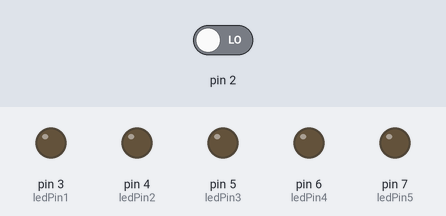
A sketch run on a simulated Arduino Uno, built with avr-gcc and run on an emulated ATmega328P. Shown: output pins drawn as LEDs (lit = HIGH). Dashed ring = blinking. The inputs (shaded band) are chosen by the test bench; at power-on: pin 2 LOW. What the sketch prints to the serial monitor is not drawn.

Above: at 1.2 s.
1.3 s: pin 2 driven HIGH
At 2.2 s:
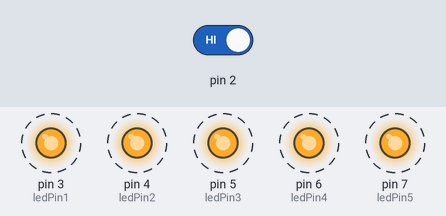
4.3 s: pin 2 driven LOW
At 4.7 s:
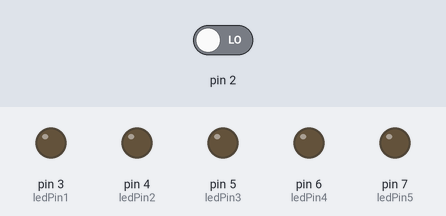
Timing chart, 0 to 7.3 s (numbered marks = the images above; inputs shaded):
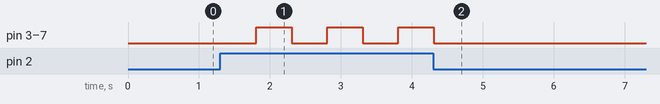

Measured:
- after the input at 1.3 s, pin 3 (ledPin1), pin 4 (ledPin2), pin 5 (ledPin3), pin 6 (ledPin4), pin 7 (ledPin5): alternates HIGH for 0.50 s and LOW for 0.50 s, starting after 0.51 s
- after the input at 4.3 s, pin 3 (ledPin1), pin 4 (ledPin2), pin 5 (ledPin3), pin 6 (ledPin4), pin 7 (ledPin5): goes on until 4.3 s, then stays LOW

The sketch:

S17_S1_3.ino
```cpp
int ledPin1 = 3;
int ledPin2 = 4;
int ledPin3 = 5;
int ledPin4 = 6;
int ledPin5 = 7;
bool ledState = false;

void setup() {
  pinMode(2, INPUT);
  pinMode(ledPin1, OUTPUT);
  pinMode(ledPin2, OUTPUT);
  pinMode(ledPin3, OUTPUT);
  pinMode(ledPin4, OUTPUT);
  pinMode(ledPin5, OUTPUT);
  Serial.begin(9600);
}

void loop() {
  int estado = digitalRead(2);
  Serial.println(estado);
  if(estado == 1) {
    // Sonido
    ledState = !ledState;
    Serial.println(ledState);
    delay(500);
  }

  if(ledState) {
    digitalWrite(ledPin1, 1);
    digitalWrite(ledPin2, 1);
    digitalWrite(ledPin3, 1);
    digitalWrite(ledPin4, 1);
    digitalWrite(ledPin5, 1);
  } else {
    digitalWrite(ledPin1, 0);
    digitalWrite(ledPin2, 0);
    digitalWrite(ledPin3, 0);
    digitalWrite(ledPin4, 0);
    digitalWrite(ledPin5, 0);
  }
}
```
